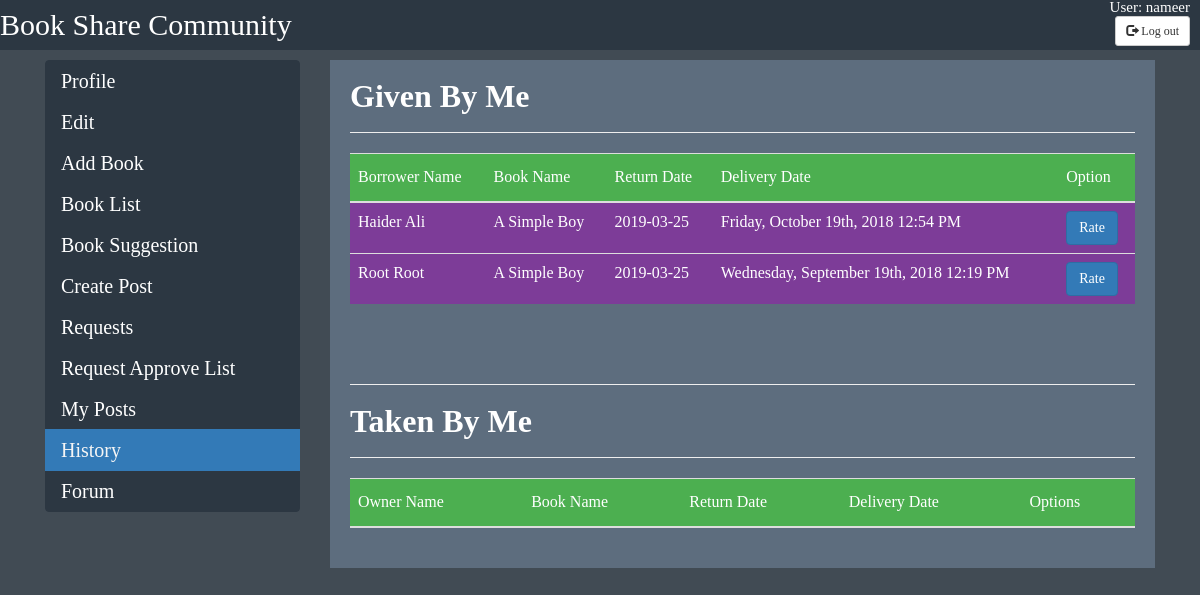
The page /client/requests/history.php (signed in) on the database its author committed.
### tables this page shows
CREATE TABLE `share` (
  `id` int(100) NOT NULL,
  `owner_id` int(11) NOT NULL,
  `borrower_id` int(11) NOT NULL,
  `days` varchar(100) NOT NULL,
  `book_name` varchar(100) NOT NULL,
  `status` int(1) NOT NULL DEFAULT '0',
  `returned` int(1) DEFAULT '0',
  `delivery_date` varchar(100) NOT NULL,
  `rate` int(11) NOT NULL DEFAULT '0',
  `rate2` int(11) NOT NULL DEFAULT '0'
);

CREATE TABLE `users` (
  `id` int(25) NOT NULL,
  `first_name` varchar(50) NOT NULL,
  `last_name` varchar(50) NOT NULL,
  `gender` int(1) NOT NULL,
  `username` varchar(100) NOT NULL,
  `password` varchar(20) NOT NULL,
  `email` varchar(100) NOT NULL,
  `phone` char(11) NOT NULL,
  `public_info` text NOT NULL,
  `user_level` int(1) NOT NULL DEFAULT '1',
  `rating` varchar(25) NOT NULL
);

### client/requests/history.php (the view, shortened to what this page needs)
<?php
include_once("../others/config.php");
$myid=$_SESSION['id'];
$result = mysqli_query($con, "SELECT *,DATE_ADD(CURDATE(),INTERVAL 7 DAY) as Date FROM share where owner_id=$myid and returned=1");
?>
<!doctype html>
<html>
<head>
	<link href="//maxcdn.bootstrapcdn.com/bootstrap/4.1.1/css/bootstrap.min.css" rel="stylesheet" id="bootstrap-css">
	<link rel="stylesheet" href="https://maxcdn.bootstrapcdn.com/bootstrap/3.3.7/css/bootstrap.min.css">
	<link rel="stylesheet" href="../../css/table.css">
        <link rel="stylesheet" href="../../css/user.css">
</head>
<body>
	<div class="header">
		<div class="logo">
			<ul>
				<li id="logo">Book Share Community </li>
				<li id="user">User:
					<?php echo $_SESSION['u_id'];?>
				</li><br>
				<form action="requests.php" method="post">
				<li id="button"><button  name="logout" type="submit" class="btn btn-default btn-sm">
          <span class="glyphicon glyphicon-log-out"></span> Log out
        </button>
				</li>
				</form>
			</ul>
		</div>
	</div>
	<div class="container">
		<div class="row">
			<div class="col-md-3">
				<div class="list-group ">
					<a href="../profile/profile.php" class="list-group-item list-group-item-action">Profile</a>
					<a href="../profile/profile_edit.php" class="list-group-item list-group-item-action">Edit</a>
					<a href="../book/client_book_add.php" class="list-group-item list-group-item-action">Add Book</a>
					<a href="../book/client_book_list.php" class="list-group-item list-group-item-action">Book List</a>
					<a href="../book/book_suggestion.php" class="list-group-item list-group-item-action">Book Suggestion</a>
					<a href="../others/create_post.php" class="list-group-item list-group-item-action">Create Post</a>
					<a href="requests.php" class="list-group-item list-group-item-action">Requests</a>
					<a href="approve_list.php" class="list-group-item list-group-item-action ">Request Approve List</a>
				<a href="../others/my_posts.php" class="list-group-item list-group-item-action">My Posts</a>
				<a href="#" class="list-group-item list-group-item-action active">History</a>
					<a href="../others/forum.php" class="list-group-item list-group-item-action">Forum</a>
				</div>
			</div>
			<div class="col-md-9">
				<div class="card">
					<div class="card-body">
						<div class="row">
							<div class="col-md-12">
								<h4>Given By Me</h4>
								<hr>
							</div>
						</div>
						<div class="row">
							<div class="col-md-12">
								<form action="">
									<div class="table-responsive">
										<table class="table" id="users">
											<tbody>
												<thead>
													<th>Borrower Name</th>
													<th>Book Name</th>
													<th>Return Date</th>
													<th>Delivery Date</th>
													<th>Option</th>
												</thead>
												 <?php
			$res2 = mysqli_fetch_array($result);
			$ratechk=$res2['rate2'];
			$result = mysqli_query($con, "SELECT *,DATE_ADD(CURDATE(),INTERVAL 7 DAY) as Date FROM share where owner_id=$myid and returned=1");
        while($res = mysqli_fetch_array($result)) {
            echo "<tr>";
			$pid=$res['id'];
			$reqid=$res['borrower_id'];
			$result1 = mysqli_query($con, "SELECT * FROM users WHERE id=$reqid");
			$res1 = mysqli_fetch_array($result1);
			echo "<td>".$res1['first_name']." ".$res1['last_name']."</td>";
			echo "<td>".$res['book_name']."</td>";
			echo "<td>".$res['Date']."</td>";
			echo "<td>".$res['delivery_date']."</td>";
				if($ratechk==0)
			{
				echo "<td><a class='btn btn-primary' href=\"../rating/rating2.php?rateid=$reqid&pid=$pid\">Rate</a></td>";
			}else{
				echo "<td><a class='btn btn-warning'>Rated</a></td>";
			}
        }
        ?>
											</tbody>
										</table>
									</div>
								</form>
							</div>
						</div>
					</div>
					<div class="card-body">
						<div class="row">
							<div class="col-md-12">
								<hr>
								<h4>Taken By Me</h4>
								<hr>
							</div>
						</div>
						<div class="row">
							<div class="col-md-12">
								<form action="">
									<div class="table-responsive">
										<table class="table" id="users">
											<tbody>
												<thead>
													<th>Owner Name</th>
													<th>Book Name</th>
													<th>Return Date</th>
													<th>Delivery Date</th>
													<th>Options</th>
												</thead>
											</tbody>
										</table>
									</div>
								</form>
							</div>
						</div>
					</div>
				</div>
			</div>
		</div>
	</div>
</body>
</html>

### css/table.css (style rules this page uses)
html,body,div,span,applet,object,iframe,h1,h2,h3,h4,h5,h6,p,blockquote,pre,a,abbr,acronym,address,big,cite,code,del,dfn,em,img,ins,kbd,q,s,samp,small,strike,strong,sub,sup,tt,var,b,u,i,center,dl,dt,dd,ol,ul,li,fieldset,form,label,legend,table,caption,tbody,tfoot,thead,tr,th,td,article,aside,canvas,details,embed,figure,figcaption,footer,header,hgroup,menu,nav,output,ruby,section,summary,time,mark,audio,video { margin: 0; padding: 0; border: 0; font-size: 100%; font: inherit; vertical-align: baseline; }
body { line-height: 1; }
ol,ul { list-style: none; }
table { border-collapse: collapse; border-spacing: 0; }
#users,#books tr:nth-child(even) { background-color:dodgerblue; }
#users,#books tr:hover { background-color: #7d3c98; }
#users th { padding-top: 12px; padding-bottom: 12px; text-align: left; background-color: #4CAF50; color: white; }
.card-body { color: black; }

### css/user.css (style rules this page uses)
html,body,div,span,applet,object,iframe,h1,h2,h3,h4,h5,h6,p,blockquote,pre,a,abbr,acronym,address,big,cite,code,del,dfn,em,img,ins,kbd,q,s,samp,small,strike,strong,sub,sup,tt,var,b,u,i,center,dl,dt,dd,ol,ul,li,fieldset,form,label,legend,table,caption,tbody,tfoot,thead,tr,th,td,article,aside,canvas,details,embed,figure,figcaption,footer,header,hgroup,menu,nav,output,ruby,section,summary,time,mark,audio,video { margin: 0; padding: 0; border: 0; font-size: 100%; font: inherit; vertical-align: baseline; }
body { line-height: 1; }
ol,ul { list-style: none; }
table { border-collapse: collapse; border-spacing: 0; }
body { background-color: #414B54; font-family: Baskerville, "Palatino Linotype", Palatino, "Century Schoolbook L", "Times New Roman", "serif"; }
.header { height:50px; background-color: #2c3742; margin-bottom: 10px; }
.header ul { text-decoration: none; color: white; }
.header ul li { float:left; }
#logo { font-size:30px; margin:0px; padding:10px 0px; color:#fff; }
#user,#button { float:right; margin-right: 10px; font-size: 15px; }
.list-group-item { background-color:#2c3742; font-size: 20px; border-color: #2c3742; }
a.list-group-item, button.list-group-item { color:#FFFFFF; }
.list-group-item.active, .list-group-item.active:focus, .list-group-item.active:hover { color:whitesmoke; border-color: #337ab7; font-size: 20px; }
.card-body { background-color:#5d6d7e; color: white; border-color:#2c3742; }
button, input, select, textarea { color: black; }
.card { border:none; }
a { color:chartreuse; }
h4 { color:white; font-weight: bold; font-size: 32px; }

### rows shown on the page
share: users.first_name "Haider", users.last_name "Ali", book_name "A Simple Boy", Date "2019-03-25", delivery_date "Friday, October 19th, 2018 12:54 PM"
share: users.first_name "Root", users.last_name "Root", book_name "A Simple Boy", Date "2019-03-25", delivery_date "Wednesday, September 19th, 2018 12:19 PM"

### other values the page prints
$_SESSION['u_id'] "nameer"
